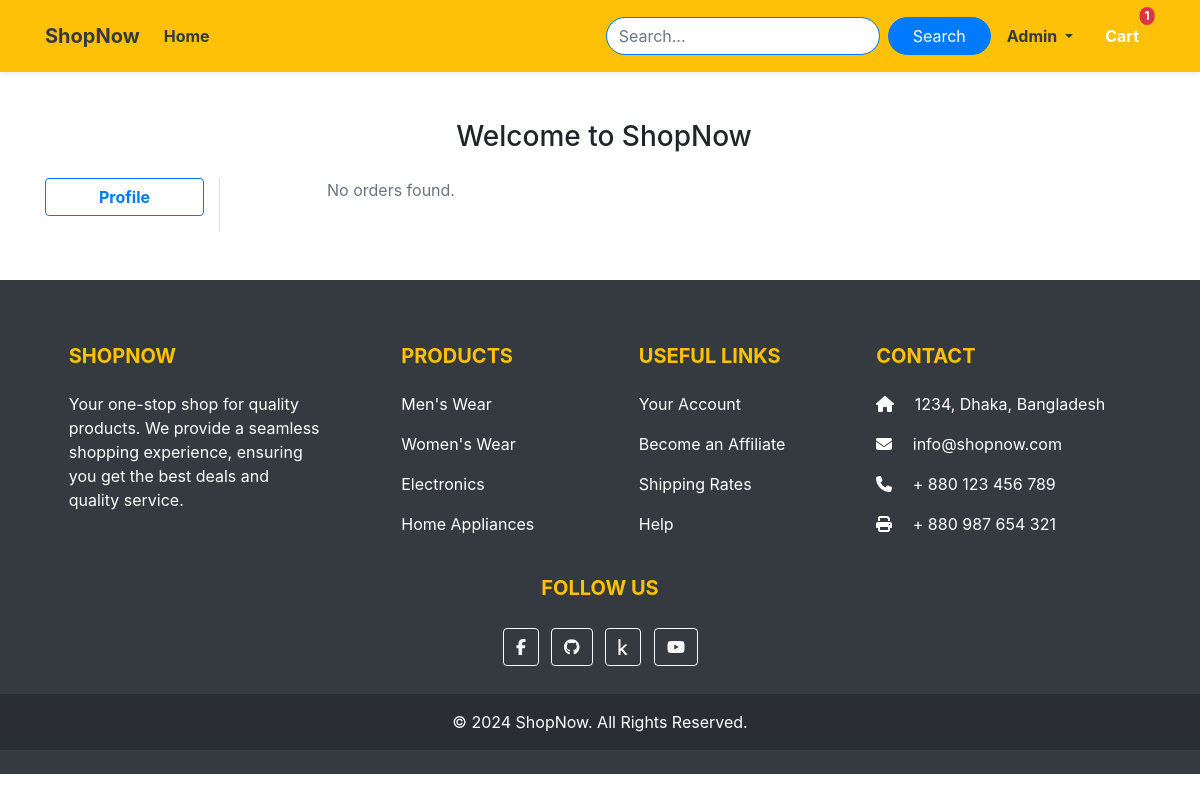
Before: /orders/ (signed in) with the older database file.
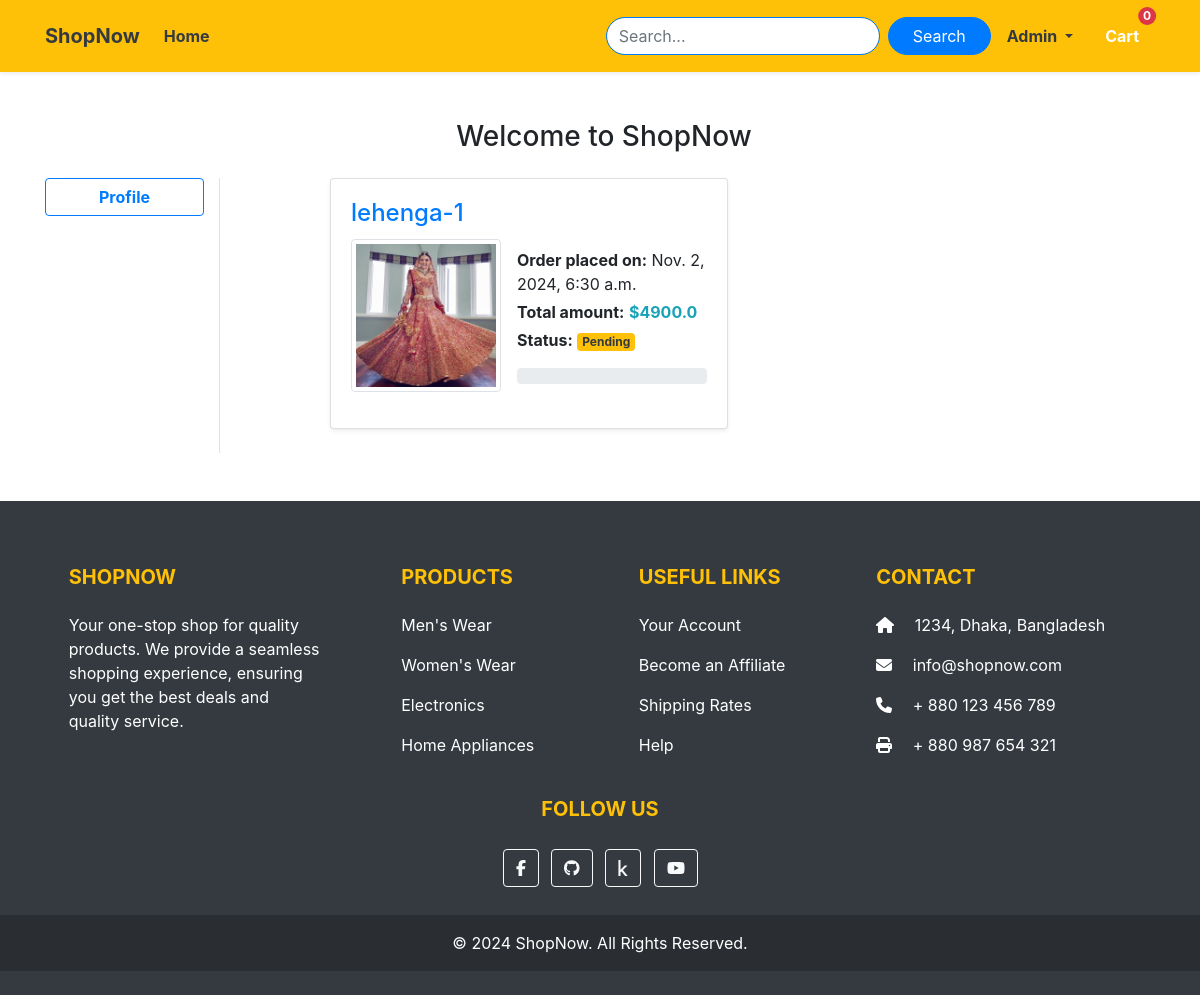
After: the same page with the newer database file.
### Shop/models.py (models this page shows, shortened)
class OrderPlaced(models.Model):
    user = models.ForeignKey(User, on_delete=models.CASCADE)
    customer = models.ForeignKey(Customer, on_delete=models.CASCADE)
    product = models.ForeignKey(Product, on_delete=models.CASCADE)
    quantity = models.PositiveIntegerField(default=1)
    ordered_date = models.DateTimeField(auto_now_add=True)
    status = models.CharField(max_length=50, choices=STATUS_CHOICE, default='Pending')
    @property
    def total_price(self):
        return self.quantity * self.product.discounted_price
    def get_status_progress(self):
        status_progress = {
            'Accepted': 25,
            'Packed': 50,
            'On the Way': 75,
            'Delivered': 100,
            'Cancel': 0
        }
        return status_progress.get(self.status, 0)

class Product(models.Model):
    title = models.CharField(max_length=100)
    selling_price = models.FloatField()
    discounted_price = models.FloatField()
    description = models.TextField()
    brand = models.CharField(max_length=100)
    category = models.CharField(choices=CATEGORY_CHOICES,max_length=2)
    product_image = models.ImageField(upload_to='productimg')

### Shop/views.py (the view)
# urls.py: path('orders/', views.orders, name='orders'),
def orders(request):
    all_products_user = OrderPlaced.objects.filter(user=request.user)
    a = Cart.objects.filter(user=request.user).count()
    return render(request, 'Shop/orders.html' , {'a':a,"ab":all_products_user})

### Shop/templates/Shop/orders.html (shortened to what this page needs)
{% extends 'Shop/base.html' %}
{% load static %}
{% block main-content %}
<div class="container my-5">
    <h3 class="text-center mb-4 d-block ml-2">Welcome to ShopNow</h3>
    <div class="row">
        <div class="col-sm-2 border-end">
            <ul class="list-unstyled">
                <li class="d-grid mb-3">
                    <a href="{% url 'profile' %}" class="btn btn-outline-primary fw-bold">Profile</a>
                </li>
            </ul>
        </div>
        <div class="col-sm-9 offset-sm-1">
            <div class="row">
                {% for i in ab %}
                <div class="col-md-6 mb-4">
                    <div class="card shadow-sm hover-shadow">
                        <div class="card-body">
                            <h4 class="card-title text-primary">{{ i.product.title }}</h4>
                            <div class="d-flex align-items-center mb-3">
                                <img src="{{ i.product.product_image.url }}" width="150px" height="150px" class="img-thumbnail me-3" alt="{{ i.product.title }}">
                                <div>
                                    <p class="mb-1"><strong>Order placed on:</strong> {{ i.ordered_date }}</p>
                                    <p class="mb-1"><strong>Total amount:</strong> <span class="text-info fw-bold">${{ i.total_price }}</span></p>
                                    <p class="mb-1"><strong>Status:</strong> <span class="badge bg-warning text-dark">{{ i.status }}</span></p>
                                    <div class="progress mt-3">
                                    </div>
                                </div>
                            </div>
                        </div>
                    </div>
                </div>
                {% empty %}
                <p class="text-muted">No orders found.</p>
                {% endfor %}
            </div>
        </div>
    </div>
</div>
{% endblock main-content %}

### Shop/templates/Shop/base.html (shortened to what this page needs)
<!doctype html>
{% load static %}
<html lang="en">
<head>
    <link href="https://cdn.jsdelivr.net/npm/bootstrap@5.0.0-beta1/dist/css/bootstrap.min.css" rel="stylesheet"
>
    <link rel="stylesheet" href="{% static 'Shop/css/owl.carousel.min.css' %}">
    <link rel="stylesheet" href="{% static 'Shop/css/all.min.css' %}">
    <link rel="stylesheet" href="{% static 'Shop/css/style.css' %}">
    <link rel="stylesheet" href="{% static 'Shop/css/order.css' %}">
</head>
<body>
   <nav class="navbar navbar-expand-lg navbar-dark bg-warning shadow-sm py-3">
    <div class="container">
        <a class="navbar-brand fw-bold text-dark" href="/">ShopNow</a>
        <div class="collapse navbar-collapse" id="navbarSupportedContent">
            <ul class="navbar-nav me-auto mb-2 mb-lg-0">
                <li class="nav-item">
                    <a class="nav-link text-white text-dark fw-bold" aria-current="page" href="/">Home</a>
                </li>
            </ul>
            <form id="searchForm" class="d-flex align-items-center">
                <input id="query" type="text" class="form-control me-2 rounded-pill border-primary" placeholder="Search...">
                <button id="searchButton" class="btn btn-primary fw-semibold rounded-pill px-4" type="submit">
                    Search
                </button>
            </form>
            <div>
                <ul class="navbar-nav me-auto mb-2 mb-lg-0 text-dark fw-bold">
                    {% if request.user.is_authenticated %}
                    <li class="nav-item dropdown mx-2">
                        <a class="nav-link dropdown-toggle  text-dark fw-bold fw-semibold" href="#" id="profileDropdown" role="button" data-bs-toggle="dropdown" aria-expanded="false">
                            {{request.user.username|capfirst}}
                        </a>
                    </li>
                    <li class="nav-item mx-2">
                        <a href="{% url 'showcart' %}" class="nav-link text-white position-relative">
                            Cart
                            <span class="position-absolute top-0 start-100 translate-middle badge rounded-pill bg-danger">{{a}}</span>
                        </a>
                    </li>
                    {% endif %}
                </ul>
            </div>
        </div>
    </div>
</nav>
    {% block main-content %} {% endblock main-content %}
<footer class="bg-dark text-white pt-5 pb-4">
    <div class="container text-center text-md-left">
        <div class="row text-center text-md-left">
            <div class="col-md-3 col-lg-3 col-xl-3 mx-auto mt-3">
                <h5 class="text-uppercase mb-4 font-weight-bold text-warning">ShopNow</h5>
                <p>Your one-stop shop for quality products. We provide a seamless shopping experience, ensuring you get the best deals and quality service.</p>
            </div>
            <div class="col-md-2 col-lg-2 col-xl-2 mx-auto mt-3">
                <h5 class="text-uppercase mb-4 font-weight-bold text-warning">Products</h5>
                <p><a href="#" class="text-white" style="text-decoration: none;">Men's Wear</a></p>
                <p><a href="#" class="text-white" style="text-decoration: none;">Women's Wear</a></p>
                <p><a href="#" class="text-white" style="text-decoration: none;">Electronics</a></p>
                <p><a href="#" class="text-white" style="text-decoration: none;">Home Appliances</a></p>
            </div>
            <div class="col-md-3 col-lg-2 col-xl-2 mx-auto mt-3">
                <h5 class="text-uppercase mb-4 font-weight-bold text-warning">Useful Links</h5>
                <p><a href="#" class="text-white" style="text-decoration: none;">Your Account</a></p>
                <p><a href="#" class="text-white" style="text-decoration: none;">Become an Affiliate</a></p>
                <p><a href="#" class="text-white" style="text-decoration: none;">Shipping Rates</a></p>
                <p><a href="#" class="text-white" style="text-decoration: none;">Help</a></p>
            </div>
            <div class="col-md-4 col-lg-3 col-xl-3 mx-auto mt-3">
                <h5 class="text-uppercase mb-4 font-weight-bold text-warning">Contact</h5>
                <p><i class="fas fa-home mr-3"></i> 1234, Dhaka, Bangladesh</p>
                <p><i class="fas fa-envelope mr-3"></i> info@shopnow.com</p>
                <p><i class="fas fa-phone mr-3"></i> + 880 123 456 789</p>
                <p><i class="fas fa-print mr-3"></i> + 880 987 654 321</p>
            </div>
        </div>
        <div class="row d-flex justify-content-center mt-4 mb-4">
            <div class="col-md-5 col-lg-4 col-xl-3 text-center">
                <h5 class="text-uppercase mb-4 font-weight-bold text-warning">Follow Us</h5>
                <a href="https://www.facebook.com/profile.php?id=100076803278386" target="_blank" class="btn btn-outline-light btn-floating m-1"><i class="fab fa-facebook-f"></i></a>
                <a href="https://github.com/Shawon5030" target="_blank"  class="btn btn-outline-light btn-floating m-1"><i class="fab fa-github"></i></a>
                <a href="https://www.kaggle.com/mahmudulhaqueshawon" target="_blank"   class="btn btn-outline-light btn-floating m-1"><i class="fab fa-kaggle"></i></a>
                <a href="https://www.youtube.com/channel/UCtbnZffxwpC-yRDmVlf04LQ" target="_blank"  class="btn btn-outline-light btn-floating m-1"><i class="fab fa-youtube"></i></a>
            </div>
        </div>
    </div>
    <div class="text-center p-3" style="background-color: rgba(0, 0, 0, 0.2);">
        © 2024 ShopNow. All Rights Reserved.
    </div>
</footer>
<link rel="stylesheet" href="https://cdnjs.cloudflare.com/ajax/libs/font-awesome/6.0.0-beta3/css/all.min.css">
<link rel="stylesheet" href="https://maxcdn.bootstrapcdn.com/bootstrap/4.0.0/css/bootstrap.min.css">
</body>
</html>

### Shop/templates/Shop/orders.html (style rules this page uses)
.hover-shadow { transition: box-shadow 0.3s ease; }
.progress { height: 1.5rem; }

Changed rows visible on the page:
added OrderPlaced: product "lehenga-1", product.product_image (picture), ordered_date "Nov. 2, 2024, 6:30 a.m.", total_price "4900.0", status "Pending"
Other visible differences:
{{ a }}: "1" → "0"
text no longer shown: "No orders found."
